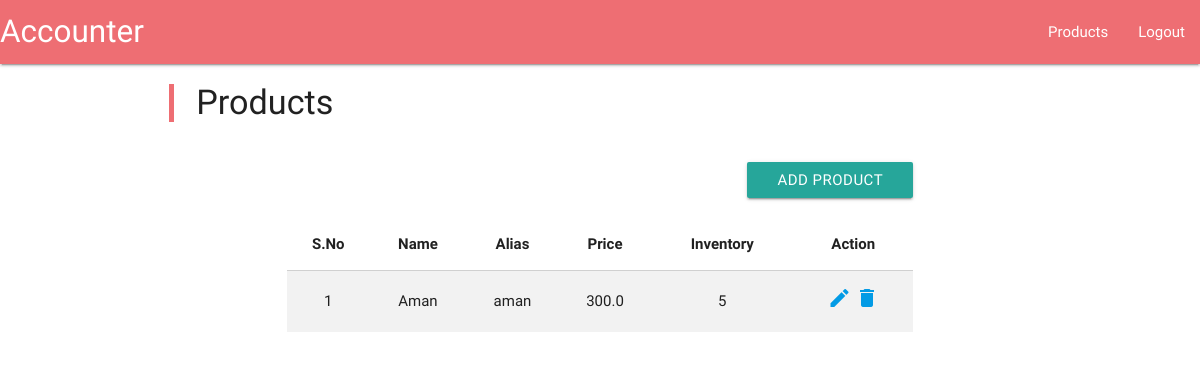
The app's page /products/ (signed in), older data.
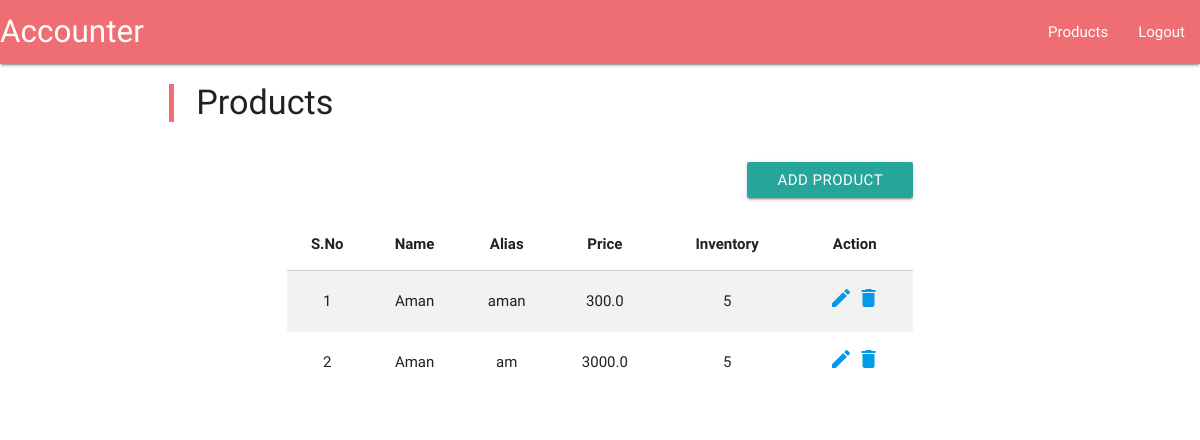
The same page, newer data.
### accounts/models.py (models this page shows, shortened)
class Product (models.Model):
    CATEGORIES = (
        (5, 5),
        (12, 12),
        (18, 18),
        (28, 28),
    )
    name = models.CharField(max_length=100)
    alias = models.CharField(max_length=100)
    price = models.FloatField(validators=[MinValueValidator(0)])
    inventory = models.IntegerField(default=0,
                                    validators=[MinValueValidator(0)])
    hsn_code = models.CharField(max_length=8, blank=True)
    tax = models.IntegerField(choices=CATEGORIES, default=5)

### accounts/views.py (the view)
# urls.py: url(r'^products/?$', views.products_view, name='products'),
@login_required
def products_view(request, view_data = {}):
    products = Product.objects.all()
    view_data['products'] = products
    product_add_form = ProductAddForm(view_data.get('form_data'))
    view_data['product_add_form'] = product_add_form
    addition = ""
    if view_data.get('group_success'):
        addition = '#groups'
    return render(request, 'accounts/products.html'+addition, view_data)

### accounts/template/accounts/products.html (shortened to what this page needs)
{% extends 'accounts/base.html' %}
{% block content %}
	<body>
		{% include 'accounts/navigation.html' %}
		<div class="container">
			<div class="row">
				<blockquote>
					<h4>Products</h4>
				</blockquote>
			</div>
			<div class="row">
				<div id="products" class="container">
					<div class="row">
						<a href="/add_product" class="btn right waves-effect waves-light">
							Add Product
						</a>
					</div>
					<div class="row">
						<table class="striped centered">
							<thead>
								<tr>
									<th>S.No</th>
									<th>Name</th>
									<th>Alias</th>
									<th>Price</th>
									<th>Inventory</th>
									<th>Action</th>
								</tr>
							</thead>
							<tbody>
								{% for product in products %}
								<tr>
									<td>{{ forloop.counter }}</td>
									<td>{{ product.name }}</td>
									<td>{{ product.alias }}</td>
									<td>{{ product.price }}</td>
									<td>{{ product.inventory }}</td>
									<td>
										<a href="" onclick="popup('/edit_product/{{ product.pk }}', 'temp');return true;">
											<i class="material-icons">edit</i>
										</a>
										<a href="" onclick="delProduct({{ product.pk }}); return false;">
											<i class="material-icons">delete</i>
										</a>
									</td>
								</tr>
								{% endfor %}
							</tbody>
						</table>
					</div>
				</div>
			</div>
		</div>
	</body>
{% endblock %}

### accounts/template/accounts/base.html (shortened to what this page needs)
<!DOCTYPE html>
<html>
	{% load static %}
	<head>
		<link rel="stylesheet" type="text/css" href="{% static "accounts/css/materialize.min.css" %}">
	</head>
	{% block content %}
	{% endblock %}
</html>

### accounts/template/accounts/navigation.html
<nav>
    <div class="nav-wrapper">
        <a href="/" class="brand-logo left">Accounter</a>
    <ul id="nav-mobile" class="right">
        <li><a href="/products">Products</a></li>
        <li><a href="/logout">Logout</a></li>
    </ul>
    </div>
</nav>

Row changes from the older to the newer data that the page shows:
added Product: name "Aman", alias "am", price "3000.0", inventory "5"
